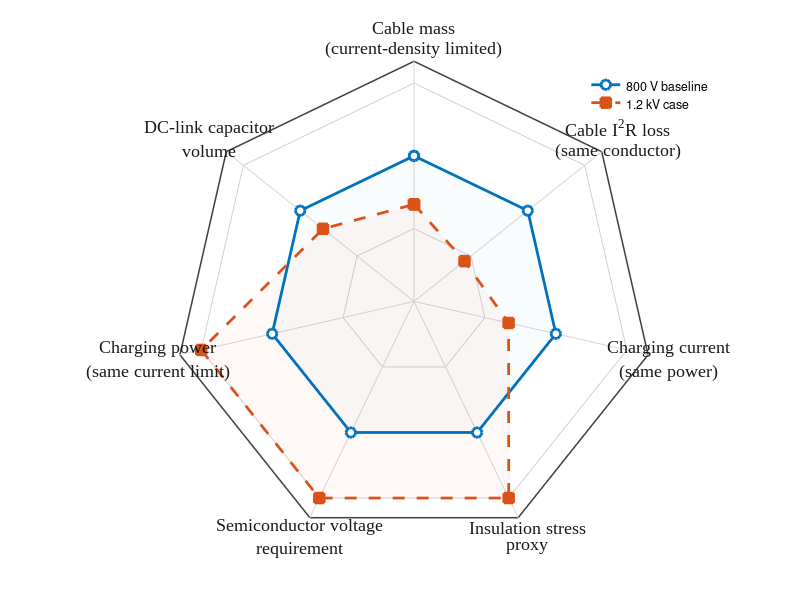

Write MATLAB code to recreate this figure. (Note: this script raises an error after producing the figure.)
%% ========================================================================
% PROFESSIONAL RADAR / SPIDER PLOT
% Comparison of 800-V baseline and 1.2-kV traction architecture
%
% Updated version:
%   - No numeric radial labels
%   - All category labels center-aligned
%   - Larger fonts
%   - Cleaner IEEE-style appearance
% ========================================================================

clear;
clc;
close all;

%% ========================================================================
% DATA
% ========================================================================

categories = { ...
    'Cable mass\n(current-density limited)', ...
    'Cable I^2R loss\n(same conductor)', ...
    'Charging current\n(same power)', ...
    'Insulation stress\nproxy', ...
    'Semiconductor voltage\nrequirement', ...
    'Charging power\n(same current limit)', ...
    'DC-link capacitor\nvolume' ...
    };

% 800-V baseline
data800 = [ ...
    1.00, ...
    1.00, ...
    1.00, ...
    1.00, ...
    1.00, ...
    1.00, ...
    1.00 ...
    ];

% 1.2-kV case
data1200 = [ ...
    0.667, ...
    0.444, ...
    0.667, ...
    1.500, ...
    1.500, ...
    1.500, ...
    0.800 ...
    ];

%% ========================================================================
% FIGURE SETTINGS
% ========================================================================

figureWidth  = 20;   % cm
figureHeight = 14;   % cm

fontName = 'Times New Roman';

labelFontSize  = 13;
legendFontSize = 12;

lineWidth  = 2.0;
markerSize = 7;

%% ========================================================================
% COLORS
% ========================================================================

color800  = [0.0000 0.4470 0.7410];
color1200 = [0.8500 0.3250 0.0980];

gridColor      = [0.82 0.82 0.82];
unityRingColor = [0.45 0.45 0.45];
spokeColor     = [0.84 0.84 0.84];
outerColor     = [0.25 0.25 0.25];
textColor      = [0.10 0.10 0.10];

%% ========================================================================
% RADIAL SETTINGS
% ========================================================================

rMax = 1.65;
radialLevels = [0.5 1.0 1.5];

%% ========================================================================
% GEOMETRY
% ========================================================================

N = length(categories);

% Start at top and go clockwise
theta = pi/2 - (0:N-1)*(2*pi/N);
thetaClosed = [theta theta(1)];

%% ========================================================================
% CREATE FIGURE
% ========================================================================

fig = figure( ...
    'Color','w', ...
    'Units','centimeters', ...
    'Position',[2 2 figureWidth figureHeight]);

ax = axes(fig);
hold(ax,'on');
axis(ax,'equal');
axis(ax,'off');

%% ========================================================================
% DRAW RADIAL GRID
% ========================================================================

for rr = radialLevels

    xGrid = rr*cos(thetaClosed);
    yGrid = rr*sin(thetaClosed);

    if abs(rr-1.0) < 1e-12
        plot(ax,xGrid,yGrid, ...
            '-', ...
            'Color',unityRingColor, ...
            'LineWidth',1.0);
    else
        plot(ax,xGrid,yGrid, ...
            '-', ...
            'Color',gridColor, ...
            'LineWidth',0.7);
    end
end

%% ========================================================================
% OUTER BOUNDARY
% ========================================================================

xOuter = rMax*cos(thetaClosed);
yOuter = rMax*sin(thetaClosed);

plot(ax,xOuter,yOuter, ...
    '-', ...
    'Color',outerColor, ...
    'LineWidth',1.1);

%% ========================================================================
% SPOKES
% ========================================================================

for k = 1:N
    plot(ax,[0 rMax*cos(theta(k))], ...
            [0 rMax*sin(theta(k))], ...
            '-', ...
            'Color',spokeColor, ...
            'LineWidth',0.7);
end

%% ========================================================================
% DATA COORDINATES
% ========================================================================

data800Closed  = [data800 data800(1)];
data1200Closed = [data1200 data1200(1)];

x800 = data800Closed .* cos(thetaClosed);
y800 = data800Closed .* sin(thetaClosed);

x1200 = data1200Closed .* cos(thetaClosed);
y1200 = data1200Closed .* sin(thetaClosed);

%% ========================================================================
% LIGHT FILLS
% ========================================================================

patch(ax,x800,y800,color800, ...
    'FaceAlpha',0.025, ...
    'EdgeColor','none', ...
    'HandleVisibility','off');

patch(ax,x1200,y1200,color1200, ...
    'FaceAlpha',0.040, ...
    'EdgeColor','none', ...
    'HandleVisibility','off');

%% ========================================================================
% PLOT CURVES
% ========================================================================

h800 = plot(ax,x800,y800, ...
    '-', ...
    'Color',color800, ...
    'LineWidth',lineWidth, ...
    'Marker','o', ...
    'MarkerSize',markerSize, ...
    'MarkerFaceColor','w', ...
    'MarkerEdgeColor',color800);

h1200 = plot(ax,x1200,y1200, ...
    '--', ...
    'Color',color1200, ...
    'LineWidth',lineWidth, ...
    'Marker','s', ...
    'MarkerSize',markerSize, ...
    'MarkerFaceColor',color1200, ...
    'MarkerEdgeColor',color1200);

%% ========================================================================
% CATEGORY LABELS
% All labels centered
% ========================================================================

labelRadius = 1.80;

for k = 1:N

    xText = labelRadius*cos(theta(k));
    yText = labelRadius*sin(theta(k));

    labelString = sprintf(categories{k});

    text(ax,xText,yText,labelString, ...
        'FontName',fontName, ...
        'FontSize',labelFontSize, ...
        'Color',textColor, ...
        'HorizontalAlignment','center', ...
        'VerticalAlignment','middle', ...
        'Interpreter','tex');
end

%% ========================================================================
% LEGEND
% ========================================================================

lgd = legend(ax,[h800 h1200], ...
    {'800 V baseline','1.2 kV case'}, ...
    'Location','northeast', ...
    'Box','off');

lgd.FontName = fontName;
lgd.FontSize = legendFontSize;

%% ========================================================================
% LIMITS
% ========================================================================

xlim(ax,[-2.05 2.05]);
ylim(ax,[-1.95 1.95]);

%% ========================================================================
% OPTIONAL MANUAL EDITING
% ========================================================================

plotedit(fig,'on');

%% ========================================================================
% EXPORT
% ========================================================================

% Save editable figure:
% savefig(fig,'HV_Traction_Motivation_Radar.fig');

% Export vector PDF:
% exportgraphics(fig,'HV_Traction_Motivation_Radar.pdf', ...
%     'ContentType','vector','BackgroundColor','white');

% Export PNG:
% exportgraphics(fig,'HV_Traction_Motivation_Radar.png', ...
%     'Resolution',600,'BackgroundColor','white');
